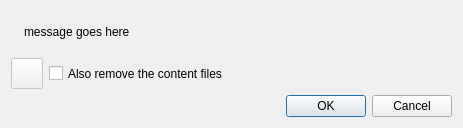
<?xml version="1.0" encoding="UTF-8"?>
<ui version="4.0">
 <class>DeletionConfirmationDialog</class>
 <widget class="QDialog" name="DeletionConfirmationDialog">
  <property name="geometry">
   <rect>
    <x>0</x>
    <y>0</y>
    <width>463</width>
    <height>128</height>
   </rect>
  </property>
  <property name="sizePolicy">
   <sizepolicy hsizetype="MinimumExpanding" vsizetype="MinimumExpanding">
    <horstretch>0</horstretch>
    <verstretch>0</verstretch>
   </sizepolicy>
  </property>
  <property name="windowTitle">
   <string>Remove torrent(s)</string>
  </property>
  <layout class="QVBoxLayout" name="verticalLayout">
   <item>
    <layout class="QHBoxLayout" name="horizontalLayout">
     <item>
      <widget class="QLabel" name="labelWarning">
       <property name="sizePolicy">
        <sizepolicy hsizetype="Preferred" vsizetype="Preferred">
         <horstretch>0</horstretch>
         <verstretch>0</verstretch>
        </sizepolicy>
       </property>
       <property name="text">
        <string/>
       </property>
      </widget>
     </item>
     <item>
      <widget class="QLabel" name="label">
       <property name="sizePolicy">
        <sizepolicy hsizetype="MinimumExpanding" vsizetype="MinimumExpanding">
         <horstretch>0</horstretch>
         <verstretch>0</verstretch>
        </sizepolicy>
       </property>
       <property name="text">
        <string notr="true">message goes here</string>
       </property>
       <property name="alignment">
        <set>Qt::AlignmentFlag::AlignLeading|Qt::AlignmentFlag::AlignLeft|Qt::AlignmentFlag::AlignVCenter</set>
       </property>
       <property name="wordWrap">
        <bool>true</bool>
       </property>
      </widget>
     </item>
    </layout>
   </item>
   <item>
    <layout class="QHBoxLayout" name="horizontalLayout_2">
     <item>
      <widget class="QToolButton" name="rememberBtn">
       <property name="enabled">
        <bool>false</bool>
       </property>
       <property name="toolTip">
        <string>Remember choice</string>
       </property>
       <property name="iconSize">
        <size>
         <width>24</width>
         <height>24</height>
        </size>
       </property>
      </widget>
     </item>
     <item>
      <widget class="QCheckBox" name="checkRemoveContent">
       <property name="sizePolicy">
        <sizepolicy hsizetype="Minimum" vsizetype="Minimum">
         <horstretch>0</horstretch>
         <verstretch>0</verstretch>
        </sizepolicy>
       </property>
       <property name="font">
        <font>
         <italic>false</italic>
        </font>
       </property>
       <property name="text">
        <string>Also remove the content files</string>
       </property>
      </widget>
     </item>
    </layout>
   </item>
   <item>
    <widget class="QDialogButtonBox" name="buttonBox">
     <property name="sizePolicy">
      <sizepolicy hsizetype="Expanding" vsizetype="Minimum">
       <horstretch>0</horstretch>
       <verstretch>0</verstretch>
      </sizepolicy>
     </property>
     <property name="orientation">
      <enum>Qt::Orientation::Horizontal</enum>
     </property>
     <property name="standardButtons">
      <set>QDialogButtonBox::StandardButton::Cancel|QDialogButtonBox::StandardButton::Ok</set>
     </property>
    </widget>
   </item>
  </layout>
 </widget>
 <resources/>
 <connections/>
</ui>
